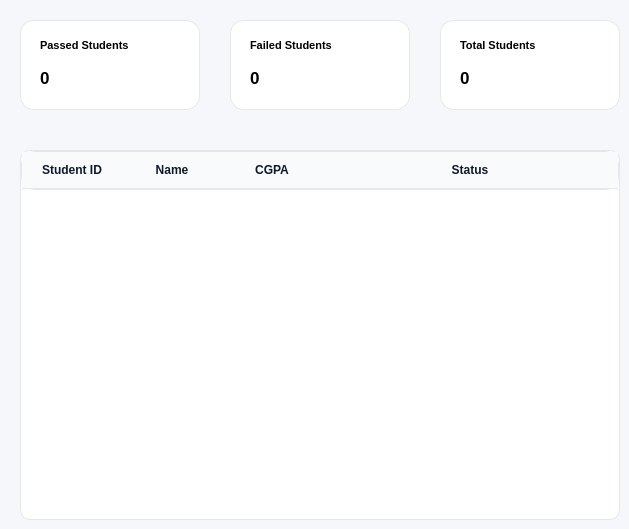
     <widget class="QWidget" name="passfaillp">
      <property name="styleSheet">
       <string notr="true">
QWidget{
    background:#f5f7fb;
}

QFrame{
    background:white;
    border:1px solid #e5e7eb;
    border-radius:14px;
}

QLabel#titleLabel{
    font-size:14px;
    font-weight:bold;
    color:#374151;
    background:transparent;
}

QLabel#valueLabel{
    font-size:22px;
    font-weight:bold;
    color:#111827;
    background:transparent;
}

QTableWidget{
    background:white;
    border:1px solid #e5e7eb;
    border-radius:10px;
    gridline-color:#f1f5f9;
    font-size:13px;
}

QHeaderView::section{
    background:#f8fafc;
    border:none;
    border-bottom:1px solid #e5e7eb;
    padding:10px;
    font-weight:bold;
    color:#111827;
}
</string>
      </property>
      <widget class="QFrame" name="frame_pass">
       <property name="geometry">
        <rect>
         <x>20</x>
         <y>20</y>
         <width>180</width>
         <height>90</height>
        </rect>
       </property>
       <widget class="QLabel" name="titleLabel_pass">
        <property name="geometry">
         <rect>
          <x>20</x>
          <y>15</y>
          <width>120</width>
          <height>20</height>
         </rect>
        </property>
        <property name="font">
         <font>
          <family>Segoe UI</family>
          <pointsize>8</pointsize>
          <bold>true</bold>
         </font>
        </property>
        <property name="styleSheet">
         <string notr="true">border:none</string>
        </property>
        <property name="text">
         <string>Passed Students</string>
        </property>
       </widget>
       <widget class="QLabel" name="valueLabel_pass">
        <property name="geometry">
         <rect>
          <x>20</x>
          <y>40</y>
          <width>120</width>
          <height>35</height>
         </rect>
        </property>
        <property name="font">
         <font>
          <family>Segoe UI</family>
          <pointsize>13</pointsize>
          <bold>true</bold>
         </font>
        </property>
        <property name="autoFillBackground">
         <bool>false</bool>
        </property>
        <property name="styleSheet">
         <string notr="true">border:none</string>
        </property>
        <property name="text">
         <string>0</string>
        </property>
       </widget>
      </widget>
      <widget class="QFrame" name="frame_fail">
       <property name="geometry">
        <rect>
         <x>230</x>
         <y>20</y>
         <width>180</width>
         <height>90</height>
        </rect>
       </property>
       <widget class="QLabel" name="titleLabel_fail">
        <property name="geometry">
         <rect>
          <x>20</x>
          <y>15</y>
          <width>120</width>
          <height>20</height>
         </rect>
        </property>
        <property name="font">
         <font>
          <family>Segoe UI</family>
          <pointsize>8</pointsize>
          <bold>true</bold>
         </font>
        </property>
        <property name="styleSheet">
         <string notr="true">border:none</string>
        </property>
        <property name="text">
         <string>Failed Students</string>
        </property>
       </widget>
       <widget class="QLabel" name="valueLabel_fail">
        <property name="geometry">
         <rect>
          <x>20</x>
          <y>40</y>
          <width>120</width>
          <height>35</height>
         </rect>
        </property>
        <property name="font">
         <font>
          <family>Segoe UI</family>
          <pointsize>13</pointsize>
          <bold>true</bold>
         </font>
        </property>
        <property name="styleSheet">
         <string notr="true">border:none</string>
        </property>
        <property name="frameShape">
         <enum>QFrame::Shape::NoFrame</enum>
        </property>
        <property name="lineWidth">
         <number>0</number>
        </property>
        <property name="text">
         <string>0</string>
        </property>
       </widget>
      </widget>
      <widget class="QFrame" name="frame_total">
       <property name="geometry">
        <rect>
         <x>440</x>
         <y>20</y>
         <width>180</width>
         <height>90</height>
        </rect>
       </property>
       <widget class="QLabel" name="titleLabel_total">
        <property name="geometry">
         <rect>
          <x>20</x>
          <y>15</y>
          <width>120</width>
          <height>20</height>
         </rect>
        </property>
        <property name="font">
         <font>
          <family>Segoe UI</family>
          <pointsize>8</pointsize>
          <bold>true</bold>
         </font>
        </property>
        <property name="styleSheet">
         <string notr="true">border:none</string>
        </property>
        <property name="text">
         <string>Total Students</string>
        </property>
       </widget>
       <widget class="QLabel" name="valueLabel_">
        <property name="geometry">
         <rect>
          <x>20</x>
          <y>40</y>
          <width>120</width>
          <height>35</height>
         </rect>
        </property>
        <property name="font">
         <font>
          <family>Segoe UI</family>
          <pointsize>13</pointsize>
          <bold>true</bold>
         </font>
        </property>
        <property name="styleSheet">
         <string notr="true">border:none</string>
        </property>
        <property name="text">
         <string>0</string>
        </property>
       </widget>
      </widget>
      <widget class="QTableWidget" name="passFailTable">
       <property name="geometry">
        <rect>
         <x>20</x>
         <y>150</y>
         <width>600</width>
         <height>370</height>
        </rect>
       </property>
       <property name="selectionBehavior">
        <enum>QAbstractItemView::SelectionBehavior::SelectRows</enum>
       </property>
       <property name="rowCount">
        <number>0</number>
       </property>
       <property name="columnCount">
        <number>4</number>
       </property>
       <attribute name="horizontalHeaderStretchLastSection">
        <bool>true</bool>
       </attribute>
       <attribute name="verticalHeaderVisible">
        <bool>false</bool>
       </attribute>
       <column>
        <property name="text">
         <string>Student ID</string>
        </property>
       </column>
       <column>
        <property name="text">
         <string>Name</string>
        </property>
       </column>
       <column>
        <property name="text">
         <string>CGPA</string>
        </property>
       </column>
       <column>
        <property name="text">
         <string>Status</string>
        </property>
       </column>
      </widget>
     </widget>
